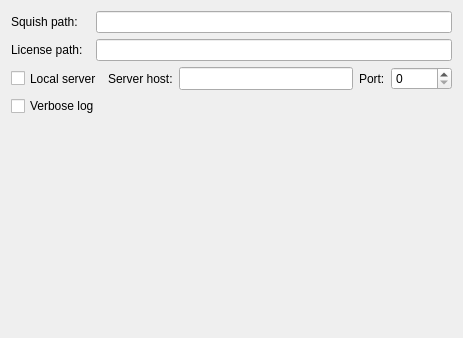
<?xml version="1.0" encoding="UTF-8"?>
<ui version="4.0">
 <class>Squish::Internal::SquishSettingsPage</class>
 <widget class="QWidget" name="Squish::Internal::SquishSettingsPage">
  <property name="geometry">
   <rect>
    <x>0</x>
    <y>0</y>
    <width>463</width>
    <height>338</height>
   </rect>
  </property>
  <property name="windowTitle">
   <string>Form</string>
  </property>
  <layout class="QGridLayout" name="gridLayout">
   <item row="0" column="0">
    <widget class="QLabel" name="squishPathLabel">
     <property name="text">
      <string>Squish path:</string>
     </property>
    </widget>
   </item>
   <item row="0" column="2" colspan="5">
    <widget class="Utils::PathChooser" name="squishPathChooser">
     <property name="toolTip">
      <string>Path to Squish installation directory.</string>
     </property>
    </widget>
   </item>
   <item row="1" column="0" colspan="2">
    <widget class="QLabel" name="licensePathLabel">
     <property name="text">
      <string>License path:</string>
     </property>
    </widget>
   </item>
   <item row="1" column="2" colspan="5">
    <widget class="Utils::PathChooser" name="licensePathChooser">
     <property name="toolTip">
      <string>Path to directory containing Squish license file. You will only need this in special configurations like if you did not run the Squish setup tool.</string>
     </property>
    </widget>
   </item>
   <item row="2" column="0" colspan="3">
    <widget class="QCheckBox" name="localCheckBox">
     <property name="sizePolicy">
      <sizepolicy hsizetype="Minimum" vsizetype="Preferred">
       <horstretch>0</horstretch>
       <verstretch>0</verstretch>
      </sizepolicy>
     </property>
     <property name="text">
      <string>Local server</string>
     </property>
    </widget>
   </item>
   <item row="2" column="3">
    <widget class="QLabel" name="serverHostLabel">
     <property name="text">
      <string>Server host:</string>
     </property>
    </widget>
   </item>
   <item row="2" column="4">
    <widget class="QLineEdit" name="serverHostLineEdit">
     <property name="sizePolicy">
      <sizepolicy hsizetype="Expanding" vsizetype="Preferred">
       <horstretch>0</horstretch>
       <verstretch>0</verstretch>
      </sizepolicy>
     </property>
    </widget>
   </item>
   <item row="2" column="5">
    <widget class="QLabel" name="portLabel">
     <property name="text">
      <string>Port:</string>
     </property>
    </widget>
   </item>
   <item row="2" column="6">
    <widget class="QSpinBox" name="serverPortSpinBox">
     <property name="sizePolicy">
      <sizepolicy hsizetype="Minimum" vsizetype="Preferred">
       <horstretch>0</horstretch>
       <verstretch>0</verstretch>
      </sizepolicy>
     </property>
     <property name="maximum">
      <number>65535</number>
     </property>
    </widget>
   </item>
   <item row="3" column="0" colspan="3">
    <widget class="QCheckBox" name="verboseCheckBox">
     <property name="text">
      <string>Verbose log</string>
     </property>
    </widget>
   </item>
   <item row="4" column="0" colspan="3">
    <spacer name="verticalSpacer">
     <property name="orientation">
      <enum>Qt::Vertical</enum>
     </property>
     <property name="sizeHint" stdset="0">
      <size>
       <width>20</width>
       <height>289</height>
      </size>
     </property>
    </spacer>
   </item>
  </layout>
 </widget>
 <customwidgets>
  <customwidget>
   <class>Utils::PathChooser</class>
   <extends>QLineEdit</extends>
   <header location="global">utils/pathchooser.h</header>
   <container>1</container>
  </customwidget>
 </customwidgets>
 <resources/>
 <connections/>
</ui>
